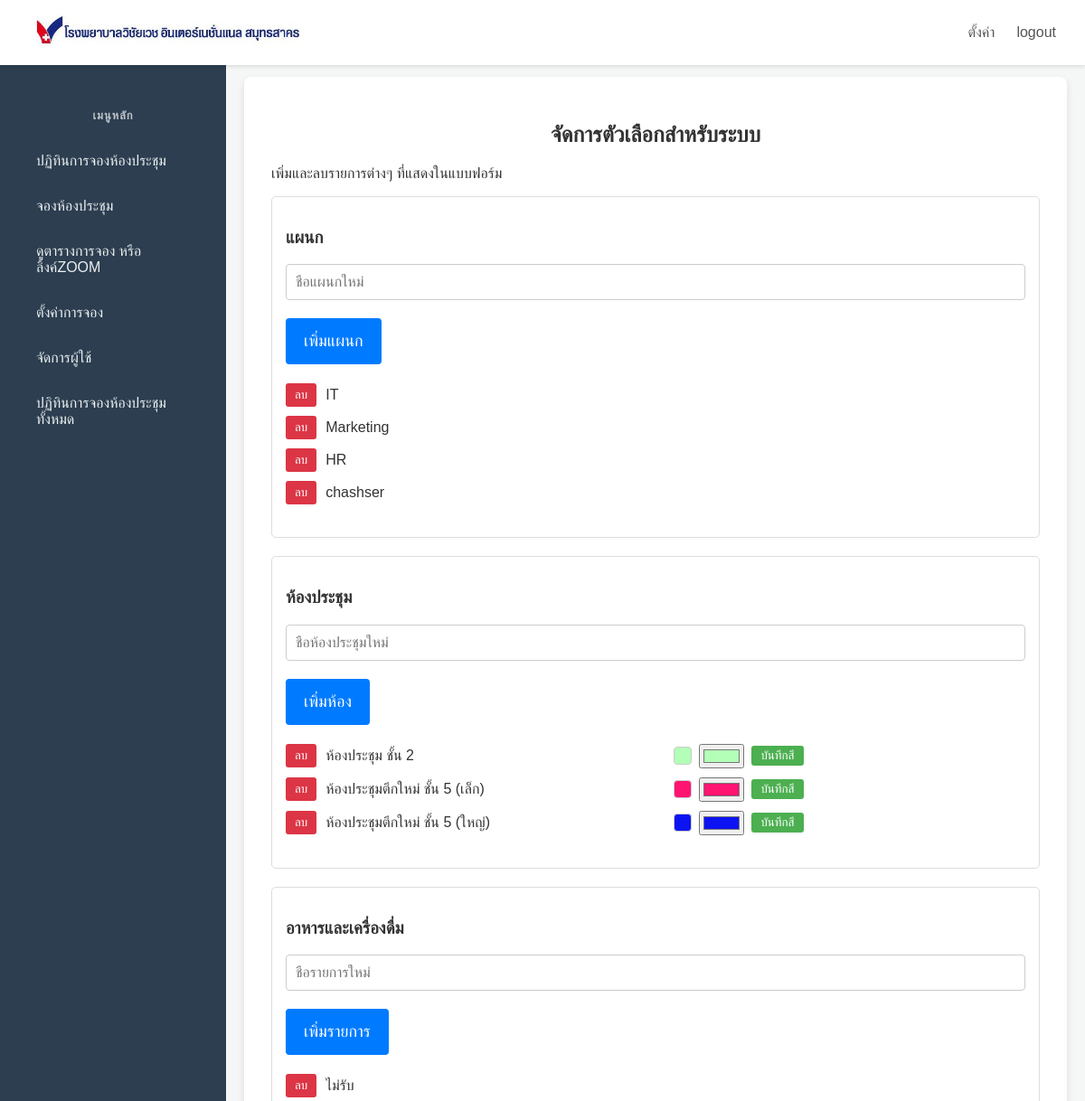
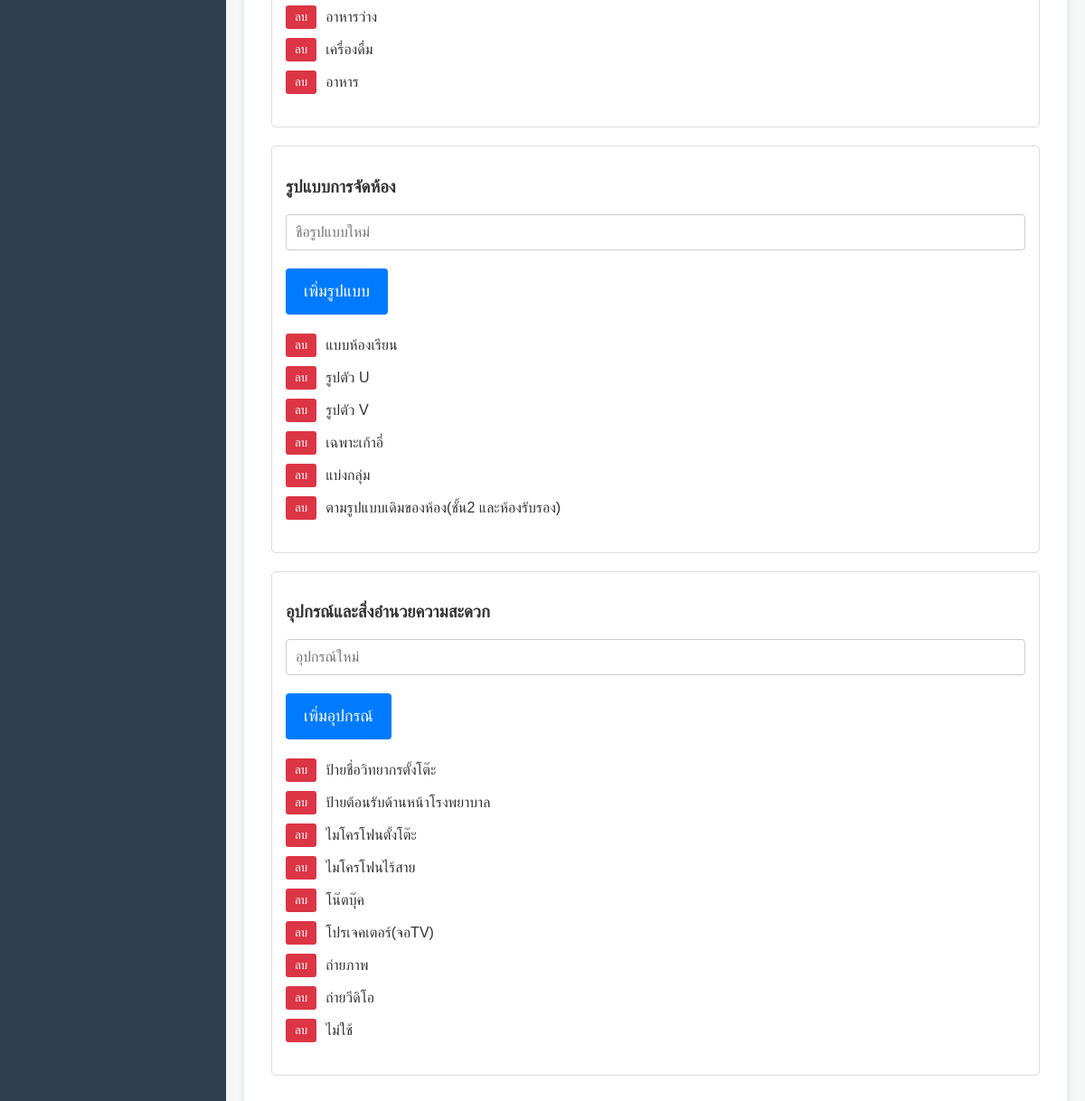
The page /form_config.php (signed in) on the database its author committed (2 pictures, top to bottom).
### tables this page shows
CREATE TABLE `departments` (
  `department_id` int(11) NOT NULL,
  `department_name` varchar(255) NOT NULL,
  `is_deleted` tinyint(1) DEFAULT 0
);

CREATE TABLE `rooms` (
  `room_id` int(11) NOT NULL,
  `room_name` varchar(255) NOT NULL,
  `color` varchar(20) DEFAULT '#ffe0b2',
  `is_deleted` tinyint(1) DEFAULT 0
);

CREATE TABLE `catering_options` (
  `option_id` int(11) NOT NULL,
  `option_name` varchar(255) NOT NULL,
  `is_deleted` tinyint(1) DEFAULT 0
);

CREATE TABLE `layouts` (
  `layout_id` int(11) NOT NULL,
  `layout_name` varchar(255) NOT NULL,
  `is_deleted` tinyint(1) DEFAULT 0
);

CREATE TABLE `facilities` (
  `facility_id` int(11) NOT NULL,
  `facility_name` varchar(255) NOT NULL,
  `is_deleted` tinyint(1) DEFAULT 0
);

### auth.php (called while the page is built, shortened)
<?php
function isAdmin() {
    return isset($_SESSION['role']) && $_SESSION['role'] === 'admin';
}
?>

### form_config.php (the view, shortened to what this page needs)
<?php
require_once 'auth.php';
require_once 'db_connect.php';
function fetchOptions($conn, $table) {
    $options = [];
    $sql = "SELECT * FROM `$table` WHERE is_deleted = 0";
    $stmt = $conn->prepare($sql);
    if (!$stmt->execute()) {
        error_log("PDO Execute Error: " . $stmt->errorInfo()[2]);
        $message = "เกิดข้อผิดพลาดในการเรียกข้อมูล: " . $stmt->errorInfo()[2];
        return $options;
    }
    $results = $stmt->fetchAll(PDO::FETCH_ASSOC);
    if (count($results) > 0) {
        $options = $results;
    }
    return $options;
}
$departments = fetchOptions($conn, "departments");
$rooms = fetchOptions($conn, "rooms");
$catering_options = fetchOptions($conn, "catering_options");
$layouts = fetchOptions($conn, "layouts");
$facilities = fetchOptions($conn, "facilities");
?>
<!DOCTYPE html>
<html lang="th">
<head>
    <link rel="stylesheet" href="form_config.css">
</head>
<body>
    <?php if (isAdmin()): ?>
        <header class="navbar">
            <a href="main.php" class="logo"><img src="VCV_SK2_0.jpg" alt="logo" style="height:40px;vertical-align:middle;"></a>
            <nav class="top-menu">
                <ul>
                    <li><a href="setting.php">ตั้งค่า</a></li>
                    <li><a href="logout2.php">logout</a></li>
                </ul>
            </nav>
        </header>
        <div class="container">
            <aside class="sidebar">
                <nav class="side-menu">
                    <h5>เมนูหลัก</h5>
                    <ul>
                        <li><a href="main.php">ปฏิทินการจองห้องประชุม</a></li>
                        <li><a href="form.php">จองห้องประชุม</a></li>
                        <li><a href="details2.php">ดูตารางการจอง หรือลิ้งค์ZOOM</a></li>
                        <li><a href="form_config.php">ตั้งค่าการจอง</a></li>
                        <li><a href="user.php">จัดการผู้ใช้</a></li>
                        <li><a href="setting.php">ปฏิทินการจองห้องประชุมทั้งหมด</a></li>
                    </ul>
                </nav>
            </aside>
    <?php endif; ?>
        <main class="content">
            <h2>จัดการตัวเลือกสำหรับระบบ</h2>
            <p>เพิ่มและลบรายการต่างๆ ที่แสดงในแบบฟอร์ม</p>
            <div class="option-section" id="departments">
                <h3>แผนก</h3>
                <form method="POST" action="form_config.php">
                    <input type="text" name="new_item" placeholder="ชื่อแผนกใหม่" required>
                    <input type="submit" name="add_submit" value="เพิ่มแผนก">
                </form>
                <ul class="option-list">
                    <?php foreach ($departments as $department): ?>
                        <li>
                            <form method="POST" action="form_config.php" style="display:inline;">
                                <button type="submit" name="delete_submit">ลบ</button>
                            </form>
                            <span><?php echo htmlspecialchars($department['department_name']); ?></span>
                        </li>
                    <?php endforeach; ?>
                </ul>
            </div>
            <div class="option-section" id="rooms">
                <h3>ห้องประชุม</h3>
                <form method="POST" action="form_config.php">
                    <input type="text" name="new_item" placeholder="ชื่อห้องประชุมใหม่" required>
                    <input type="submit" name="add_submit" value="เพิ่มห้อง">
                </form>
                <ul class="option-list">
                    <?php foreach ($rooms as $room): ?>
                        <li>
                            <form method="POST" action="form_config.php" style="display:inline;">
                                <button type="submit" name="delete_submit">ลบ</button>
                            </form>
                            <span><?php echo htmlspecialchars($room['room_name']); ?></span>
                            <form method="POST" action="form_config.php" class="room-color-form">
                                <span style="display:inline-block;width:18px;height:18px;border-radius:4px;background:<?php echo htmlspecialchars($room['color'] ?? '#ffe0b2'); ?>;border:1px solid #ccc;"></span>
                                <input type="color" name="room_color" value="<?php echo htmlspecialchars($room['color'] ?? '#ffe0b2'); ?>">
                                <button type="submit" name="save_color" style="background:#4CAF50;color:#fff;border:none;padding:3px 10px;border-radius:3px;cursor:pointer;">บันทึกสี</button>
                            </form>
                        </li>
                    <?php endforeach; ?>
                </ul>
            </div>
            <div class="option-section" id="catering">
                <h3>อาหารและเครื่องดื่ม</h3>
                <form method="POST" action="form_config.php">
                    <input type="text" name="new_item" placeholder="ชื่อรายการใหม่" required>
                    <input type="submit" name="add_submit" value="เพิ่มรายการ">
                </form>
                <ul class="option-list">
                    <?php foreach ($catering_options as $option): ?>
                        <li>
                            <form method="POST" action="form_config.php" style="display:inline;">
                                <button type="submit" name="delete_submit">ลบ</button>
                            </form>
                            <span><?php echo htmlspecialchars($option['option_name']); ?></span>
                        </li>
                    <?php endforeach; ?>
                </ul>
            </div>
            <div class="option-section" id="layouts">
                <h3>รูปแบบการจัดห้อง</h3>
                <form method="POST" action="form_config.php">
                    <input type="text" name="new_item" placeholder="ชื่อรูปแบบใหม่" required>
                    <input type="submit" name="add_submit" value="เพิ่มรูปแบบ">
                </form>
                <ul class="option-list">
                    <?php foreach ($layouts as $layout): ?>
                        <li>
                            <form method="POST" action="form_config.php" style="display:inline;">
                                <button type="submit" name="delete_submit">ลบ</button>
                            </form>
                            <span><?php echo htmlspecialchars($layout['layout_name']); ?></span>
                        </li>
                    <?php endforeach; ?>
                </ul>
            </div>
            <div class="option-section" id="facilities">
                <h3>อุปกรณ์และสิ่งอำนวยความสะดวก</h3>
                <form method="POST" action="form_config.php">
                    <input type="text" name="new_item" placeholder="อุปกรณ์ใหม่" required>
                    <input type="submit" name="add_submit" value="เพิ่มอุปกรณ์">
                </form>
                <ul class="option-list">
                    <?php foreach ($facilities as $facility): ?>
                        <li>
                            <form method="POST" action="form_config.php" style="display:inline;">
                                <button type="submit" name="delete_submit">ลบ</button>
                            </form>
                            <span><?php echo htmlspecialchars($facility['facility_name']); ?></span>
                        </li>
                    <?php endforeach; ?>
                </ul>
            </div>
        </main>
    </div>
</body>
</html>

### form_config.css (style rules this page uses)
body { font-family: 'Sarabun', sans-serif; margin: 0; padding: 0; background-color: #f4f7f6; color: #333; }
.container { display: flex; min-height: 100vh; }
.navbar { display: flex; justify-content: space-between; align-items: center; background-color: #ffffff; padding: 1rem 2rem; box-shadow: 0 2px 4px rgba(0, 0, 0, 0.1); position: fixed; top: 0; left: 0; right: 0; z-index: 1000; }
.logo { font-weight: bold; font-size: 1.5rem; color: #4CAF50; text-decoration: none; }
.top-menu ul { list-style: none; margin: 0; padding: 0; display: flex; }
.top-menu li { margin-left: 1.5rem; }
.top-menu a { text-decoration: none; color: #555; font-weight: 500; transition: color 0.3s ease; }
.sidebar { width: 250px; background-color: #2c3e50; color: #ecf0f1; padding-top: 6rem; position: fixed; height: 100%; left: 0; top: 0; overflow-y: auto; transition: width 0.3s ease; }
.side-menu { padding: 1.5rem; }
.side-menu h5 { color: #bdc3c7; text-align: center; font-size: 0.8rem; letter-spacing: 1px; margin-top: 0; }
.side-menu ul { list-style: none; padding: 0; }
.side-menu li { margin-bottom: 0.5rem; }
.side-menu a { display: block; padding: 0.75rem 1rem; text-decoration: none; color: #ecf0f1; border-radius: 4px; transition: background-color 0.3s ease; }
.content { background-color: #fff; padding: 30px; border-radius: 8px; box-shadow: 0 4px 8px rgba(0, 0, 0, 0.1); margin-left: 270px; margin-right: 20px; margin-top: 85px; margin-bottom: 20px; flex-grow: 1; }
h2 { text-align: center; color: #333; margin-bottom: 20px; }
form input[type="text"], form input[type="date"], form input[type="time"], form select, form textarea { width: 100%; padding: 10px; margin-bottom: 20px; border: 1px solid #ccc; border-radius: 4px; box-sizing: border-box; font-size: 16px; }
form input[type="submit"] { background-color: #007BFF; color: #fff; border: none; padding: 15px 20px; border-radius: 4px; cursor: pointer; font-size: 18px; transition: background-color 0.3s ease; }
.option-list li { display: flex; align-items: center; gap: 10px; }
.room-color-form { margin-left: auto; margin-right: 30%; display: flex; align-items: center; gap: 8px; }

### form_config.php (style rules this page uses)
.option-section { margin-bottom: 20px; padding: 15px; border: 1px solid #ddd; border-radius: 5px; }
.option-list { list-style-type: none; padding: 0; }
.option-list li { padding: 5px 0; display: flex; align-items: center; }
.option-list li button { background-color: #dc3545; color: white; border: none; padding: 5px 10px; cursor: pointer; border-radius: 3px; }

### rows shown on the page
departments: department_name "IT"
departments: department_name "Marketing"
departments: department_name "HR"
departments: department_name "chashser"
rooms: room_name "ห้องประชุม ชั้น 2", room_color "#b3ffb8"
rooms: room_name "ห้องประชุมตึกใหม่ ชั้น 5 (เล็ก)", room_color "#ff1472"
rooms: room_name "ห้องประชุมตึกใหม่ ชั้น 5 (ใหญ่)", room_color "#0d14f2"
catering_options: option_name "ไม่รับ"
catering_options: option_name "อาหารว่าง"
catering_options: option_name "เครื่องดื่ม"
catering_options: option_name "อาหาร"
layouts: layout_name "แบบห้องเรียน"
layouts: layout_name "รูปตัว U"
layouts: layout_name "รูปตัว V"
layouts: layout_name "เฉพาะเก้าอี่"
layouts: layout_name "แบ่งกลุ่ม"
layouts: layout_name "ตามรูปแบบเดิมของห้อง(ชั้น2 และห้องรับรอง)"
facilities: facility_name "ป้ายชื่อวิทยากรตั้งโต๊ะ"
facilities: facility_name "ป้ายต้อนรับด้านหน้าโรงพยาบาล"
facilities: facility_name "ไมโครโฟนตั้งโต๊ะ"
facilities: facility_name "ไมโครโฟนไร้สาย"
facilities: facility_name "โน๊ตบุ๊ค"
facilities: facility_name "โปรเจคเตอร์(จอTV)"
facilities: facility_name "ถ่ายภาพ"
facilities: facility_name "ถ่ายวีดิโอ"
facilities: facility_name "ไม่ใช้"
